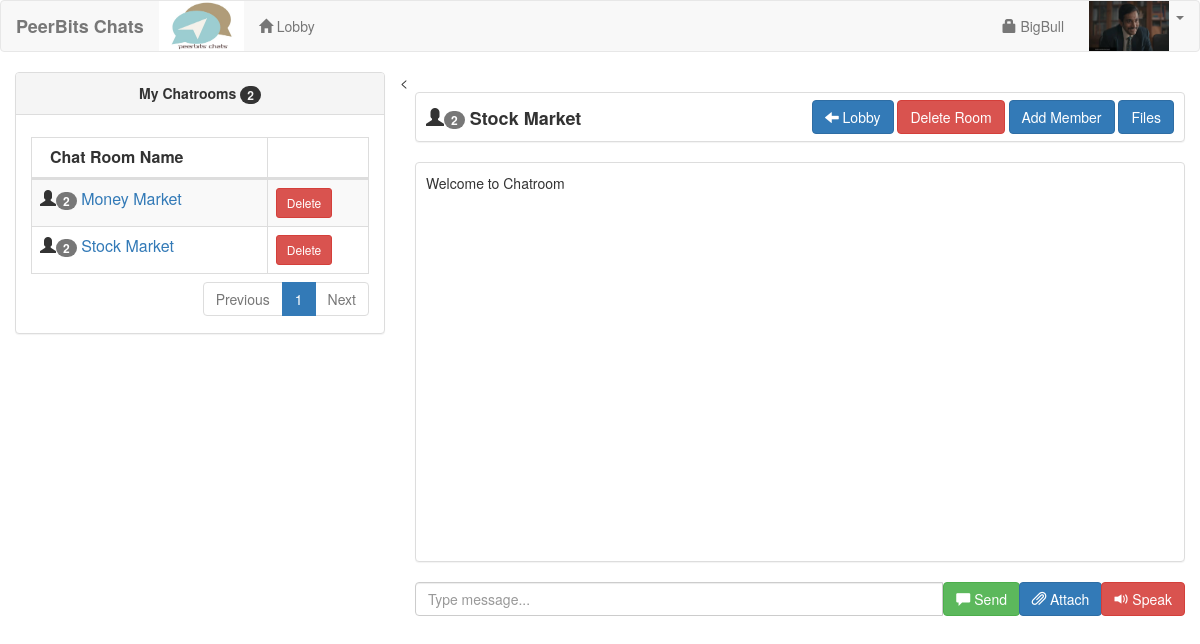
The app's page /user/chatroom.php?id=7 (signed in) with its own data.
### tables this page shows
CREATE TABLE `user` (
  `userid` int(11) NOT NULL,
  `username` varchar(30) NOT NULL,
  `password` varchar(150) NOT NULL,
  `uname` varchar(60) NOT NULL,
  `photo` varchar(200) NOT NULL,
  `access` int(1) NOT NULL
);

CREATE TABLE `chat_member` (
  `chat_memberid` int(11) NOT NULL,
  `chatroomid` int(11) NOT NULL,
  `userid` int(11) NOT NULL
);

CREATE TABLE `chatroom` (
  `chatroomid` int(11) NOT NULL,
  `chat_name` varchar(60) NOT NULL,
  `date_created` datetime NOT NULL,
  `chat_password` varchar(30) NOT NULL,
  `userid` int(11) NOT NULL
);

### user/session.php (called while the page is built, shortened)
<?php
	include('../conn.php');
	$sq=mysqli_query($conn,"select * from `user` where userid='".$_SESSION['id']."'");
	$srow=mysqli_fetch_array($sq);
	$user=$srow['username'];
?>

### user/navbar.php (shortened to what this page needs)
<?php
	$query1=mysqli_query($conn,"select * from `user` where userid='".$_SESSION['id']."'") or die(mysqli_error());
	$srows=mysqli_fetch_array($query1);
	?>
  <nav class="navbar navbar-default">
    <div class="container-fluid">
		<div class="navbar-header">
			<a class="navbar-brand" href=""><strong>PeerBits Chats</strong></a><a href=""><img src="../img/logo.jpg" width="85px" height="50px"></a>
		</div>
		<ul class="nav navbar-nav">
			<li><a href="index.php"><span class="glyphicon glyphicon-home"></span> Lobby</a></li>
		</ul>
		<ul class="nav navbar-nav navbar-right">
			<li><a href="#account" data-toggle="modal"><span class="glyphicon glyphicon-lock"></span> <?php echo $user; ?></a></li>
			<li><img src="../<?php if(empty($srows['photo'])){echo "upload/profile.jpg";}else{echo $srows['photo'];} ?>" style="height:50px; width:80px; position:relative;  left:10px;"></li>
			<li class="dropdown">
				<a class="dropdown-toggle" data-toggle="dropdown" href="#"><span class="caret"></span></a>
			</li>
		</ul>
	</div>
</nav>

### user/mychat.php
<div class="col-lg-4">
	<div class="panel panel-default">
	<?php
		$me=mysqli_query($conn,"select * from chat_member left join chatroom on chatroom.chatroomid=chat_member.chatroomid where chat_member.userid='".$_SESSION['id']."' order by chatroom.date_created desc");
		$numme=mysqli_num_rows($me);
	?>
		<div class="panel-heading"><center><strong>My Chatrooms <span class="badge"><?php echo $numme; ?></span></strong></center></div>
		<div class="panel-body">
		<table width="100%" class="table table-striped table-bordered table-hover" id="myChatRoom">
			<thead>
			<th>Chat Room Name</th>
			<th></th>
			</thead>
			<tbody>
			<?php
				$my=mysqli_query($conn,"select * from chat_member left join chatroom on chatroom.chatroomid=chat_member.chatroomid where chat_member.userid='".$_SESSION['id']."' order by chatroom.date_created desc");
					while($myrow=mysqli_fetch_array($my)){
						$nq=mysqli_query($conn,"select * from chat_member where chatroomid='".$myrow['chatroomid']."'");
						?>
						<tr>
							<td><span class="glyphicon glyphicon-user"></span><span class="badge"><?php echo mysqli_num_rows($nq); ?></span> <a href="chatroom.php?id=<?php echo $myrow['chatroomid']; ?>"><?php echo $myrow['chat_name']; ?></a></td>
							<td>
								<?php
									$memb=mysqli_query($conn,"select * from chatroom where userid='".$_SESSION['id']."' and chatroomid='".$myrow['chatroomid']."'");
									if (mysqli_num_rows($memb)>0){
										?>
										<button type="button" class="btn btn-danger btn-sm delete2" value="<?php echo $myrow['chatroomid']; ?>">Delete</button>
										<?php
									}
									else{
										?>
										<button type="button" class="btn btn-warning btn-sm leave2" value="<?php echo $myrow['chatroomid']; ?>">Leave</button>
										<?php
									}
								?>
							</td>
						</tr>
						<?php
					}
			?>
			</tbody>
		</table>
		</div>
	</div>
</div>

### user/room.php (shortened to what this page needs)
<<div class="col-lg-8">
          <div class="panel panel-default" style="height:50px;">
		<span style="font-size:18px; margin-left:10px; position:relative; top:13px;"><strong><span  id="user_details"><span class="glyphicon glyphicon-user"></span><span class="badge"><?php echo mysqli_num_rows($cmem); ?></span></span> <?php echo $chatrow['chat_name']; ?></strong></span>
			<?php
				$rm=mysqli_query($conn,"select * from chat_member left join `user` on user.userid=chat_member.userid where chatroomid='$id'");
				while($rmrow=mysqli_fetch_array($rm)){
					?>
					<?php
						$creq=mysqli_query($conn,"select * from chatroom where chatroomid='$id'");
							?>
					<?php
				}
			?>
		<div class="pull-right" style="margin-right:10px; margin-top:7px;">
			<?php
				if ($chatrow['userid']==$_SESSION['id']){
					?>
					<a href="index.php" class="btn btn-primary"><span class="glyphicon glyphicon-arrow-left"></span> Lobby</a>
					<a href="#delete_room" data-toggle="modal" class="btn btn-danger">Delete Room</a>
					<a href="#add_member" data-toggle="modal" class="btn btn-primary">Add Member</a>
					<a href="#file_view" data-toggle="modal" class="btn btn-primary">Files</a>
					<?php
				}
				else{
					?>
					<a href="index.php" class="btn btn-primary"><span class="glyphicon glyphicon-arrow-left"></span> Lobby</a>
					<a href="#leave_room" data-toggle="modal" class="btn btn-warning">Leave Room</a>
					<a href="#file_view" data-toggle="modal" class="btn btn-primary">Files</a>
					<?php
				}
			?>
		</div>
	</div>
	<div>
		<div class="panel panel-default" style="height: 400px;">
			<div style="height:10px;"></div>
			<span style="margin-left:10px;">Welcome to Chatroom</span><br>
			<div style="height:10px;"></div>
		</div>
		<div class="input-group" id="output">
			<input type="text" class="form-control" placeholder="Type message..." id="chat_msg">
			<span class="input-group-btn">
			<button class="btn btn-success" type="submit" id="send_msg" value="<?php echo $id; ?>">
			<span class="glyphicon glyphicon-comment"></span> Send
			</button>
			<a href="#file_upload" class="btn btn-primary" data-toggle="modal"><span class="glyphicon glyphicon-paperclip"></span> Attach</a>
			<button type="button" class="btn btn-danger" onclick="runSpeechRecognition()"><span class="glyphicon glyphicon-volume-up"></span> Speak</button> &nbsp; <span  id="action"></span>
			</span>
		</div>
</div>

### user/chatroom.php (style rules this page uses)
body { background-image: url('../img/chatbubble.jpg'); background-repeat: no-repeat; background-attachment: fixed; background-size: 100% 150%; }

### records on screen
user: username "BigBull", photo (picture)
chat_member: mysqli_num_rows($nq) "2", chatroomid.chat_name "Money Market"
chat_member: mysqli_num_rows($nq) "2", chatroomid.chat_name "Stock Market"
chatroom: chat_name "Stock Market"

### other values on screen
$numme "2"
mysqli_num_rows($cmem) "2"
